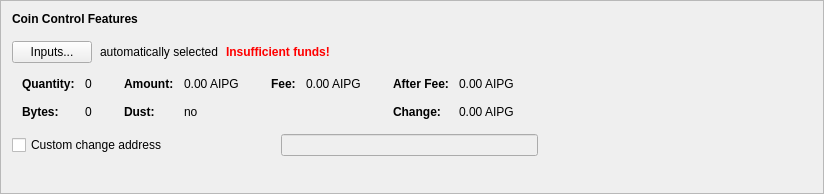
      <widget class="QFrame" name="frameCoinControl">
       <property name="sizePolicy">
        <sizepolicy hsizetype="Preferred" vsizetype="Fixed">
         <horstretch>0</horstretch>
         <verstretch>0</verstretch>
        </sizepolicy>
       </property>
       <property name="minimumSize">
        <size>
         <width>600</width>
         <height>194</height>
        </size>
       </property>
       <property name="frameShape">
        <enum>QFrame::StyledPanel</enum>
       </property>
       <property name="frameShadow">
        <enum>QFrame::Raised</enum>
       </property>
       <layout class="QVBoxLayout" name="verticalLayout_4">
        <item>
         <layout class="QVBoxLayout" name="verticalLayoutCoinControl" stretch="0,0,0,0,0">
          <property name="spacing">
           <number>0</number>
          </property>
          <property name="sizeConstraint">
           <enum>QLayout::SetDefaultConstraint</enum>
          </property>
          <property name="leftMargin">
           <number>0</number>
          </property>
          <property name="topMargin">
           <number>0</number>
          </property>
          <item>
           <layout class="QHBoxLayout" name="horizontalLayoutCoinControl1">
            <property name="bottomMargin">
             <number>15</number>
            </property>
            <item>
             <widget class="QLabel" name="labelCoinControlFeatures">
              <property name="sizePolicy">
               <sizepolicy hsizetype="Preferred" vsizetype="Maximum">
                <horstretch>0</horstretch>
                <verstretch>0</verstretch>
               </sizepolicy>
              </property>
              <property name="font">
               <font>
                <weight>75</weight>
                <bold>true</bold>
               </font>
              </property>
              <property name="styleSheet">
               <string notr="true">font-weight:bold;</string>
              </property>
              <property name="text">
               <string>Coin Control Features</string>
              </property>
             </widget>
            </item>
           </layout>
          </item>
          <item>
           <layout class="QHBoxLayout" name="horizontalLayoutCoinControl2" stretch="0,0,0,0">
            <property name="spacing">
             <number>8</number>
            </property>
            <property name="bottomMargin">
             <number>10</number>
            </property>
            <item>
             <widget class="QPushButton" name="pushButtonCoinControl">
              <property name="styleSheet">
               <string notr="true"/>
              </property>
              <property name="text">
               <string>Inputs...</string>
              </property>
              <property name="autoDefault">
               <bool>false</bool>
              </property>
             </widget>
            </item>
            <item>
             <widget class="QLabel" name="labelCoinControlAutomaticallySelected">
              <property name="text">
               <string>automatically selected</string>
              </property>
              <property name="margin">
               <number>5</number>
              </property>
             </widget>
            </item>
            <item>
             <widget class="QLabel" name="labelCoinControlInsuffFunds">
              <property name="font">
               <font>
                <weight>75</weight>
                <bold>true</bold>
               </font>
              </property>
              <property name="styleSheet">
               <string notr="true">color:red;font-weight:bold;</string>
              </property>
              <property name="text">
               <string>Insufficient funds!</string>
              </property>
              <property name="margin">
               <number>5</number>
              </property>
             </widget>
            </item>
            <item>
             <spacer name="horizontalSpacerCoinControl">
              <property name="orientation">
               <enum>Qt::Horizontal</enum>
              </property>
              <property name="sizeHint" stdset="0">
               <size>
                <width>40</width>
                <height>1</height>
               </size>
              </property>
             </spacer>
            </item>
           </layout>
          </item>
          <item>
           <widget class="QWidget" name="widgetCoinControl" native="true">
            <property name="sizePolicy">
             <sizepolicy hsizetype="Preferred" vsizetype="Preferred">
              <horstretch>0</horstretch>
              <verstretch>0</verstretch>
             </sizepolicy>
            </property>
            <property name="minimumSize">
             <size>
              <width>0</width>
              <height>0</height>
             </size>
            </property>
            <property name="styleSheet">
             <string notr="true"/>
            </property>
            <layout class="QHBoxLayout" name="horizontalLayoutCoinControl5">
             <property name="leftMargin">
              <number>0</number>
             </property>
             <property name="topMargin">
              <number>0</number>
             </property>
             <property name="rightMargin">
              <number>0</number>
             </property>
             <property name="bottomMargin">
              <number>0</number>
             </property>
             <item>
              <layout class="QHBoxLayout" name="horizontalLayoutCoinControl3" stretch="0,0,0,1">
               <property name="spacing">
                <number>20</number>
               </property>
               <property name="topMargin">
                <number>0</number>
               </property>
               <property name="bottomMargin">
                <number>10</number>
               </property>
               <item>
                <layout class="QFormLayout" name="formLayoutCoinControl1">
                 <property name="horizontalSpacing">
                  <number>10</number>
                 </property>
                 <property name="verticalSpacing">
                  <number>14</number>
                 </property>
                 <property name="leftMargin">
                  <number>10</number>
                 </property>
                 <property name="topMargin">
                  <number>4</number>
                 </property>
                 <property name="rightMargin">
                  <number>6</number>
                 </property>
                 <item row="0" column="0">
                  <widget class="QLabel" name="labelCoinControlQuantityText">
                   <property name="font">
                    <font>
                     <weight>75</weight>
                     <bold>true</bold>
                    </font>
                   </property>
                   <property name="text">
                    <string>Quantity:</string>
                   </property>
                   <property name="margin">
                    <number>0</number>
                   </property>
                  </widget>
                 </item>
                 <item row="0" column="1">
                  <widget class="QLabel" name="labelCoinControlQuantity">
                   <property name="cursor">
                    <cursorShape>IBeamCursor</cursorShape>
                   </property>
                   <property name="contextMenuPolicy">
                    <enum>Qt::ActionsContextMenu</enum>
                   </property>
                   <property name="text">
                    <string notr="true">0</string>
                   </property>
                   <property name="margin">
                    <number>0</number>
                   </property>
                   <property name="textInteractionFlags">
                    <set>Qt::LinksAccessibleByMouse|Qt::TextSelectableByKeyboard|Qt::TextSelectableByMouse</set>
                   </property>
                  </widget>
                 </item>
                 <item row="1" column="0">
                  <widget class="QLabel" name="labelCoinControlBytesText">
                   <property name="font">
                    <font>
                     <weight>75</weight>
                     <bold>true</bold>
                    </font>
                   </property>
                   <property name="text">
                    <string>Bytes:</string>
                   </property>
                  </widget>
                 </item>
                 <item row="1" column="1">
                  <widget class="QLabel" name="labelCoinControlBytes">
                   <property name="cursor">
                    <cursorShape>IBeamCursor</cursorShape>
                   </property>
                   <property name="contextMenuPolicy">
                    <enum>Qt::ActionsContextMenu</enum>
                   </property>
                   <property name="text">
                    <string notr="true">0</string>
                   </property>
                   <property name="textInteractionFlags">
                    <set>Qt::LinksAccessibleByMouse|Qt::TextSelectableByKeyboard|Qt::TextSelectableByMouse</set>
                   </property>
                  </widget>
                 </item>
                </layout>
               </item>
               <item>
                <layout class="QFormLayout" name="formLayoutCoinControl2">
                 <property name="horizontalSpacing">
                  <number>10</number>
                 </property>
                 <property name="verticalSpacing">
                  <number>14</number>
                 </property>
                 <property name="leftMargin">
                  <number>6</number>
                 </property>
                 <property name="topMargin">
                  <number>4</number>
                 </property>
                 <property name="rightMargin">
                  <number>6</number>
                 </property>
                 <item row="0" column="0">
                  <widget class="QLabel" name="labelCoinControlAmountText">
                   <property name="font">
                    <font>
                     <weight>75</weight>
                     <bold>true</bold>
                    </font>
                   </property>
                   <property name="text">
                    <string>Amount:</string>
                   </property>
                   <property name="margin">
                    <number>0</number>
                   </property>
                  </widget>
                 </item>
                 <item row="0" column="1">
                  <widget class="QLabel" name="labelCoinControlAmount">
                   <property name="cursor">
                    <cursorShape>IBeamCursor</cursorShape>
                   </property>
                   <property name="contextMenuPolicy">
                    <enum>Qt::ActionsContextMenu</enum>
                   </property>
                   <property name="text">
                    <string notr="true">0.00 AIPG</string>
                   </property>
                   <property name="textInteractionFlags">
                    <set>Qt::LinksAccessibleByMouse|Qt::TextSelectableByKeyboard|Qt::TextSelectableByMouse</set>
                   </property>
                  </widget>
                 </item>
                 <item row="1" column="0">
                  <widget class="QLabel" name="labelCoinControlLowOutputText">
                   <property name="font">
                    <font>
                     <weight>75</weight>
                     <bold>true</bold>
                    </font>
                   </property>
                   <property name="text">
                    <string>Dust:</string>
                   </property>
                  </widget>
                 </item>
                 <item row="1" column="1">
                  <widget class="QLabel" name="labelCoinControlLowOutput">
                   <property name="cursor">
                    <cursorShape>IBeamCursor</cursorShape>
                   </property>
                   <property name="contextMenuPolicy">
                    <enum>Qt::ActionsContextMenu</enum>
                   </property>
                   <property name="text">
                    <string notr="true">no</string>
                   </property>
                   <property name="textInteractionFlags">
                    <set>Qt::LinksAccessibleByMouse|Qt::TextSelectableByKeyboard|Qt::TextSelectableByMouse</set>
                   </property>
                  </widget>
                 </item>
                </layout>
               </item>
               <item>
                <layout class="QFormLayout" name="formLayoutCoinControl3">
                 <property name="horizontalSpacing">
                  <number>10</number>
                 </property>
                 <property name="verticalSpacing">
                  <number>14</number>
                 </property>
                 <property name="leftMargin">
                  <number>6</number>
                 </property>
                 <property name="topMargin">
                  <number>4</number>
                 </property>
                 <property name="rightMargin">
                  <number>6</number>
                 </property>
                 <item row="0" column="0">
                  <widget class="QLabel" name="labelCoinControlFeeText">
                   <property name="font">
                    <font>
                     <weight>75</weight>
                     <bold>true</bold>
                    </font>
                   </property>
                   <property name="text">
                    <string>Fee:</string>
                   </property>
                   <property name="margin">
                    <number>0</number>
                   </property>
                  </widget>
                 </item>
                 <item row="0" column="1">
                  <widget class="QLabel" name="labelCoinControlFee">
                   <property name="cursor">
                    <cursorShape>IBeamCursor</cursorShape>
                   </property>
                   <property name="contextMenuPolicy">
                    <enum>Qt::ActionsContextMenu</enum>
                   </property>
                   <property name="text">
                    <string notr="true">0.00 AIPG</string>
                   </property>
                   <property name="textInteractionFlags">
                    <set>Qt::LinksAccessibleByMouse|Qt::TextSelectableByKeyboard|Qt::TextSelectableByMouse</set>
                   </property>
                  </widget>
                 </item>
                </layout>
               </item>
               <item>
                <layout class="QFormLayout" name="formLayoutCoinControl4">
                 <property name="horizontalSpacing">
                  <number>10</number>
                 </property>
                 <property name="verticalSpacing">
                  <number>14</number>
                 </property>
                 <property name="leftMargin">
                  <number>6</number>
                 </property>
                 <property name="topMargin">
                  <number>4</number>
                 </property>
                 <property name="rightMargin">
                  <number>6</number>
                 </property>
                 <item row="0" column="0">
                  <widget class="QLabel" name="labelCoinControlAfterFeeText">
                   <property name="font">
                    <font>
                     <weight>75</weight>
                     <bold>true</bold>
                    </font>
                   </property>
                   <property name="text">
                    <string>After Fee:</string>
                   </property>
                   <property name="margin">
                    <number>0</number>
                   </property>
                  </widget>
                 </item>
                 <item row="0" column="1">
                  <widget class="QLabel" name="labelCoinControlAfterFee">
                   <property name="cursor">
                    <cursorShape>IBeamCursor</cursorShape>
                   </property>
                   <property name="contextMenuPolicy">
                    <enum>Qt::ActionsContextMenu</enum>
                   </property>
                   <property name="text">
                    <string notr="true">0.00 AIPG</string>
                   </property>
                   <property name="textInteractionFlags">
                    <set>Qt::LinksAccessibleByMouse|Qt::TextSelectableByKeyboard|Qt::TextSelectableByMouse</set>
                   </property>
                  </widget>
                 </item>
                 <item row="1" column="0">
                  <widget class="QLabel" name="labelCoinControlChangeText">
                   <property name="font">
                    <font>
                     <weight>75</weight>
                     <bold>true</bold>
                    </font>
                   </property>
                   <property name="text">
                    <string>Change:</string>
                   </property>
                  </widget>
                 </item>
                 <item row="1" column="1">
                  <widget class="QLabel" name="labelCoinControlChange">
                   <property name="cursor">
                    <cursorShape>IBeamCursor</cursorShape>
                   </property>
                   <property name="contextMenuPolicy">
                    <enum>Qt::ActionsContextMenu</enum>
                   </property>
                   <property name="text">
                    <string notr="true">0.00 AIPG</string>
                   </property>
                   <property name="textInteractionFlags">
                    <set>Qt::LinksAccessibleByMouse|Qt::TextSelectableByKeyboard|Qt::TextSelectableByMouse</set>
                   </property>
                  </widget>
                 </item>
                </layout>
               </item>
              </layout>
             </item>
            </layout>
           </widget>
          </item>
          <item>
           <layout class="QHBoxLayout" name="horizontalLayoutCoinControl4" stretch="0,0,0">
            <property name="spacing">
             <number>12</number>
            </property>
            <property name="sizeConstraint">
             <enum>QLayout::SetDefaultConstraint</enum>
            </property>
            <property name="topMargin">
             <number>5</number>
            </property>
            <property name="rightMargin">
             <number>5</number>
            </property>
            <item>
             <widget class="QCheckBox" name="checkBoxCoinControlChange">
              <property name="toolTip">
               <string>If this is activated, but the change address is empty or invalid, change will be sent to a newly generated address.</string>
              </property>
              <property name="text">
               <string>Custom change address</string>
              </property>
             </widget>
            </item>
            <item>
             <widget class="QValidatedLineEdit" name="lineEditCoinControlChange">
              <property name="enabled">
               <bool>false</bool>
              </property>
              <property name="sizePolicy">
               <sizepolicy hsizetype="Ignored" vsizetype="Fixed">
                <horstretch>0</horstretch>
                <verstretch>0</verstretch>
               </sizepolicy>
              </property>
             </widget>
            </item>
            <item>
             <widget class="QLabel" name="labelCoinControlChangeLabel">
              <property name="sizePolicy">
               <sizepolicy hsizetype="Preferred" vsizetype="Expanding">
                <horstretch>0</horstretch>
                <verstretch>0</verstretch>
               </sizepolicy>
              </property>
              <property name="minimumSize">
               <size>
                <width>0</width>
                <height>0</height>
               </size>
              </property>
              <property name="text">
               <string/>
              </property>
              <property name="margin">
               <number>3</number>
              </property>
             </widget>
            </item>
           </layout>
          </item>
          <item>
           <spacer name="verticalSpacerCoinControl">
            <property name="orientation">
             <enum>Qt::Vertical</enum>
            </property>
            <property name="sizeType">
             <enum>QSizePolicy::Expanding</enum>
            </property>
            <property name="sizeHint" stdset="0">
             <size>
              <width>800</width>
              <height>1</height>
             </size>
            </property>
           </spacer>
          </item>
         </layout>
        </item>
       </layout>
      </widget>
